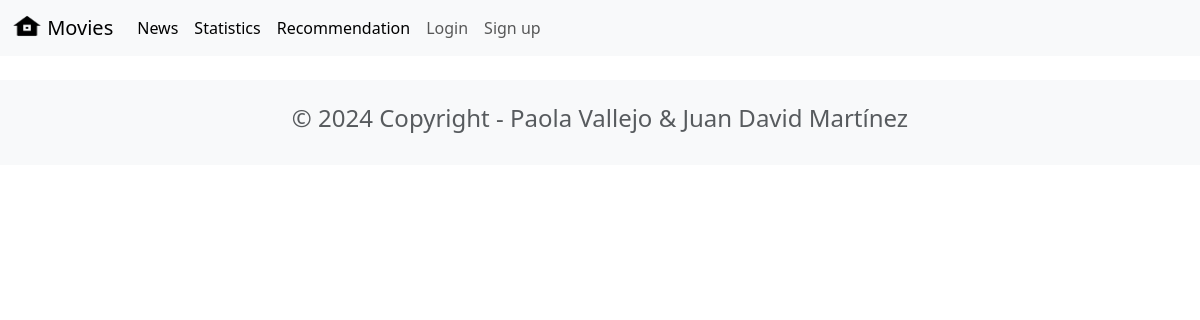
Before: /news/ with the older database file.
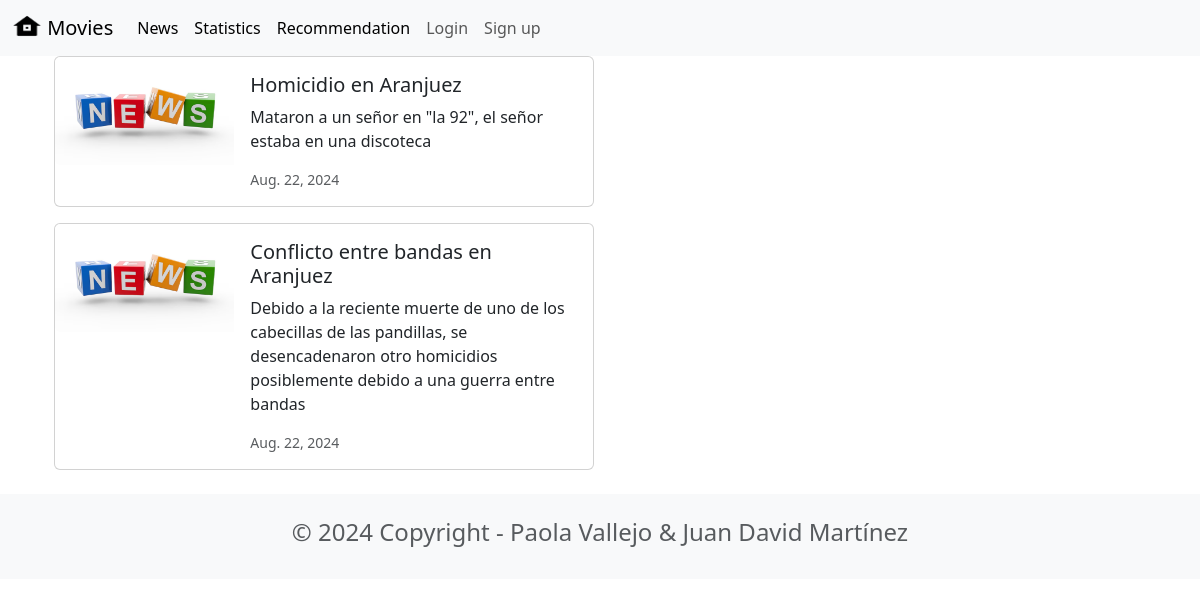
After: the same page with the newer database file.
### news/models.py (models this page shows, shortened)
class News(models.Model):
    headline = models.CharField(max_length=200)
    body = models.TextField()
    date = models.DateField()

### news/views.py (the view)
# urls.py: path('',include('news.urls'))
def news(request):
    newss = News.objects.all().order_by('-date')
    return render(request, 'news.html', {'newss':newss})

### news/templates/news.html
{% extends 'base.html' %}
{% block content %}
<div class="container">
    {% for news in newss %}
    <div class="card mb-3" style="max-width: 540px;">
        <div class="row g-0">
        <div class="col-md-4">
            <img src="../../media/news.png" class="img-fluid rounded-start" alt="Imagen de la noticia">
        </div>
        <div class="col-md-8">
            <div class="card-body">
            <h5 class="card-title">{{ news.headline }}</h5>
            <p class="card-text">{{ news.body }}</p>
            <p class="card-text"><small class="text-muted">{{news.date}}</small></p>
            </div>
        </div>
        </div>
    </div>
    {% endfor %}
</div>
{% endblock %}

Changed rows visible on the page:
added News: headline "Homicidio en Aranjuez", body "Mataron a un señor en \"la 92\", el señor estaba en una discoteca", date "Aug. 22, 2024"
added News: headline "Conflicto entre bandas en Aranjuez", body "Debido a la reciente muerte de uno de los cabecillas de las pandillas, se desencadenaron otro homicidios posiblemente debido a una guerra entre bandas", date "Aug. 22, 2024"
